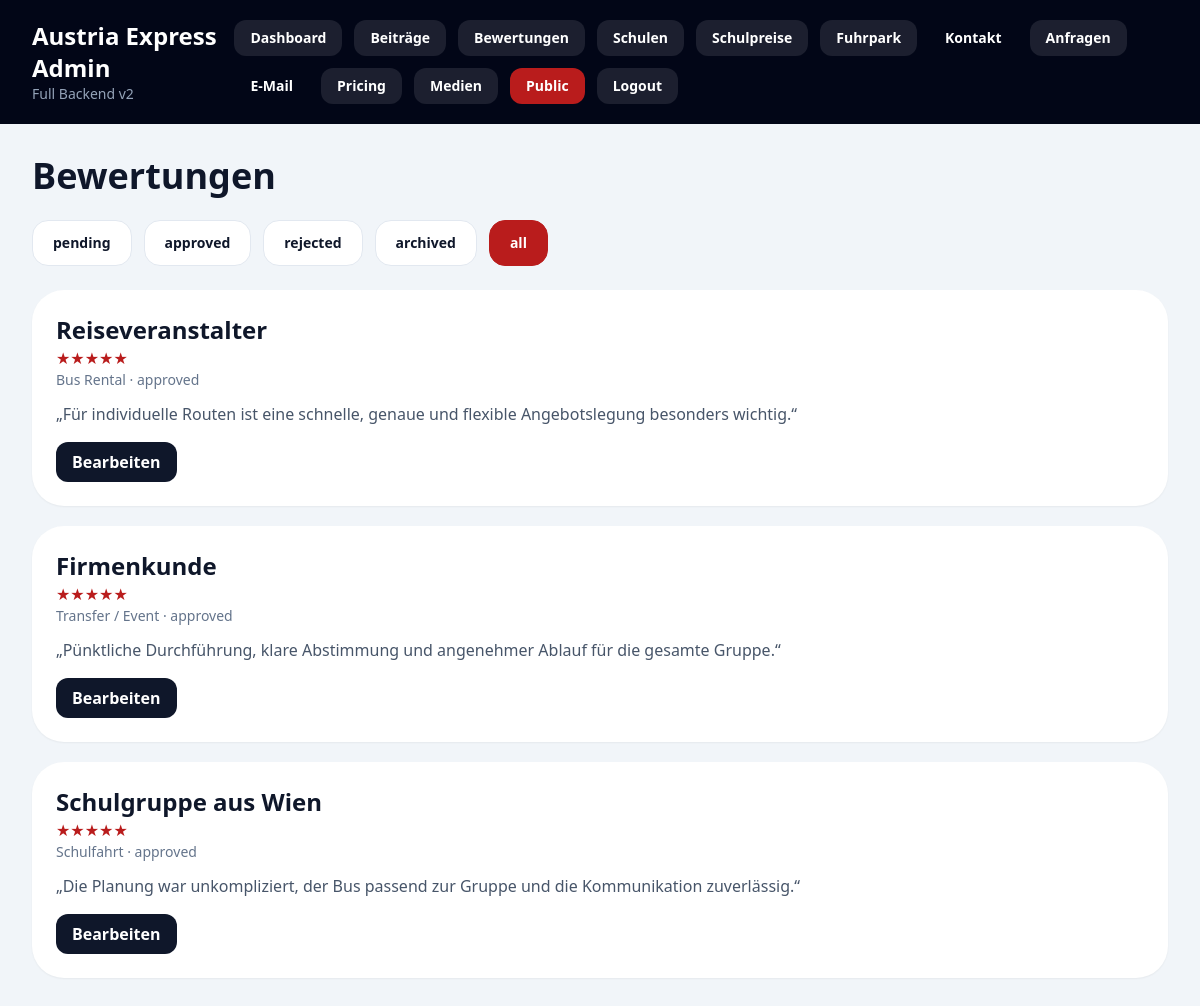
The page /admin/reviews?status=all (signed in) on the database its author committed.
### app/models.py (models this page shows)
class CustomerReview(db.Model):
    __tablename__ = "customer_reviews"
    id = db.Column(db.Integer, primary_key=True)
    customer_name = db.Column(db.String(160), nullable=False)
    organisation = db.Column(db.String(160), nullable=True)
    email_internal = db.Column(db.String(255), nullable=False)
    phone_internal = db.Column(db.String(80), nullable=True)
    public_display_name = db.Column(db.String(160), nullable=True)
    rating = db.Column(db.Integer, nullable=False, default=5)
    trip_type = db.Column(db.String(80), nullable=False, default="Allgemein")
    text = db.Column(db.Text, nullable=False)
    status = db.Column(db.String(30), default="pending", nullable=False, index=True)
    created_at = db.Column(db.DateTime(timezone=True), default=utcnow, nullable=False)
    approved_at = db.Column(db.DateTime(timezone=True), nullable=True)
    approved_by_id = db.Column(db.Integer, db.ForeignKey("admin_users.id"), nullable=True)
    approved_by_user = db.relationship("AdminUser", back_populates="approved_reviews")
    @property
    def display_name(self) -> str:
        return self.public_display_name or self.organisation or self.customer_name
    @property
    def stars(self) -> str:
        safe_rating = max(1, min(5, int(self.rating or 5)))
        return "★" * safe_rating

### app/routes/admin.py (the view)
@admin_bp.route("/reviews")
@login_required
def reviews_list():
    status = request.args.get("status", "pending")
    query = CustomerReview.query
    if status != "all":
        query = query.filter_by(status=status)
    reviews = query.order_by(CustomerReview.created_at.desc()).all()
    return render_template("admin/reviews_list.html", reviews=reviews, selected_status=status)

### app/__init__.py (called while the page is built)
def create_app(config_object=Config) -> Flask:
    app = Flask(__name__, instance_relative_config=True)
    app.config.from_object(config_object)
    Path(app.instance_path).mkdir(parents=True, exist_ok=True)
    app.config["UPLOAD_FOLDER"].mkdir(parents=True, exist_ok=True)
    db.init_app(app)
    from .routes.public import public_bp
    from .routes.admin import admin_bp
    app.register_blueprint(public_bp)
    app.register_blueprint(admin_bp, url_prefix="/admin")
    @app.context_processor
    def inject_csrf():
        return {"csrf_token": get_csrf_token}
    register_cli(app)
    return app

### app/routes/admin.py (called while the page is built)
def current_admin():
    admin_id = session.get("admin_id")
    if not admin_id:
        return None
    return AdminUser.query.get(admin_id)

def login_required(view):
    @wraps(view)
    def wrapped(*args, **kwargs):
        if not current_admin():
            return redirect(url_for("admin.login", next=request.path))
        return view(*args, **kwargs)
    return wrapped

### app/utils/csrf.py (called while the page is built)
def get_csrf_token() -> str:
    token = session.get("_csrf_token")
    if not token:
        token = secrets.token_urlsafe(32)
        session["_csrf_token"] = token
    return token

### app/templates/admin/reviews_list.html
{% extends "admin/base_admin.html" %}{% block content %}<h1 class="mb-6 text-4xl font-black">Bewertungen</h1><div class="mb-6 flex flex-wrap gap-3">{% for status in ['pending','approved','rejected','archived','all'] %}<a href="{{ url_for('admin.reviews_list', status=status) }}" class="rounded-2xl border px-5 py-3 text-sm font-black {% if selected_status == status %}border-red-700 bg-red-700 text-white{% else %}border-slate-200 bg-white{% endif %}">{{ status }}</a>{% endfor %}</div><div class="grid gap-5">{% for review in reviews %}<article class="rounded-[2rem] bg-white p-6 shadow-sm"><h2 class="text-2xl font-black">{{ review.display_name }}</h2><div class="text-red-700">{{ review.stars }}</div><div class="text-sm text-slate-500">{{ review.trip_type }} · {{ review.status }}</div><p class="mt-3 text-slate-600">„{{ review.text }}“</p><a href="{{ url_for('admin.review_detail', review_id=review.id) }}" class="mt-4 inline-flex rounded-xl bg-slate-900 px-4 py-2 font-bold text-white">Bearbeiten</a></article>{% else %}<div class="rounded-[2rem] bg-white p-8">Keine Bewertungen.</div>{% endfor %}</div>{% endblock %}

### app/static/css/site.css (style rules this page uses)
html { scroll-behavior: smooth; }

### rows shown on the page
CustomerReview: display_name "Reiseveranstalter", stars "★★★★★", trip_type "Bus Rental", status "approved", text "Für individuelle Routen ist eine schnelle, genaue und flexible Angebotslegung besonders wichtig."
CustomerReview: display_name "Firmenkunde", stars "★★★★★", trip_type "Transfer / Event", status "approved", text "Pünktliche Durchführung, klare Abstimmung und angenehmer Ablauf für die gesamte Gruppe."
CustomerReview: display_name "Schulgruppe aus Wien", stars "★★★★★", trip_type "Schulfahrt", status "approved", text "Die Planung war unkompliziert, der Bus passend zur Gruppe und die Kommunikation zuverlässig."

### other values the page prints
{{ status }} "pending" "approved" "rejected" "archived" "all"
